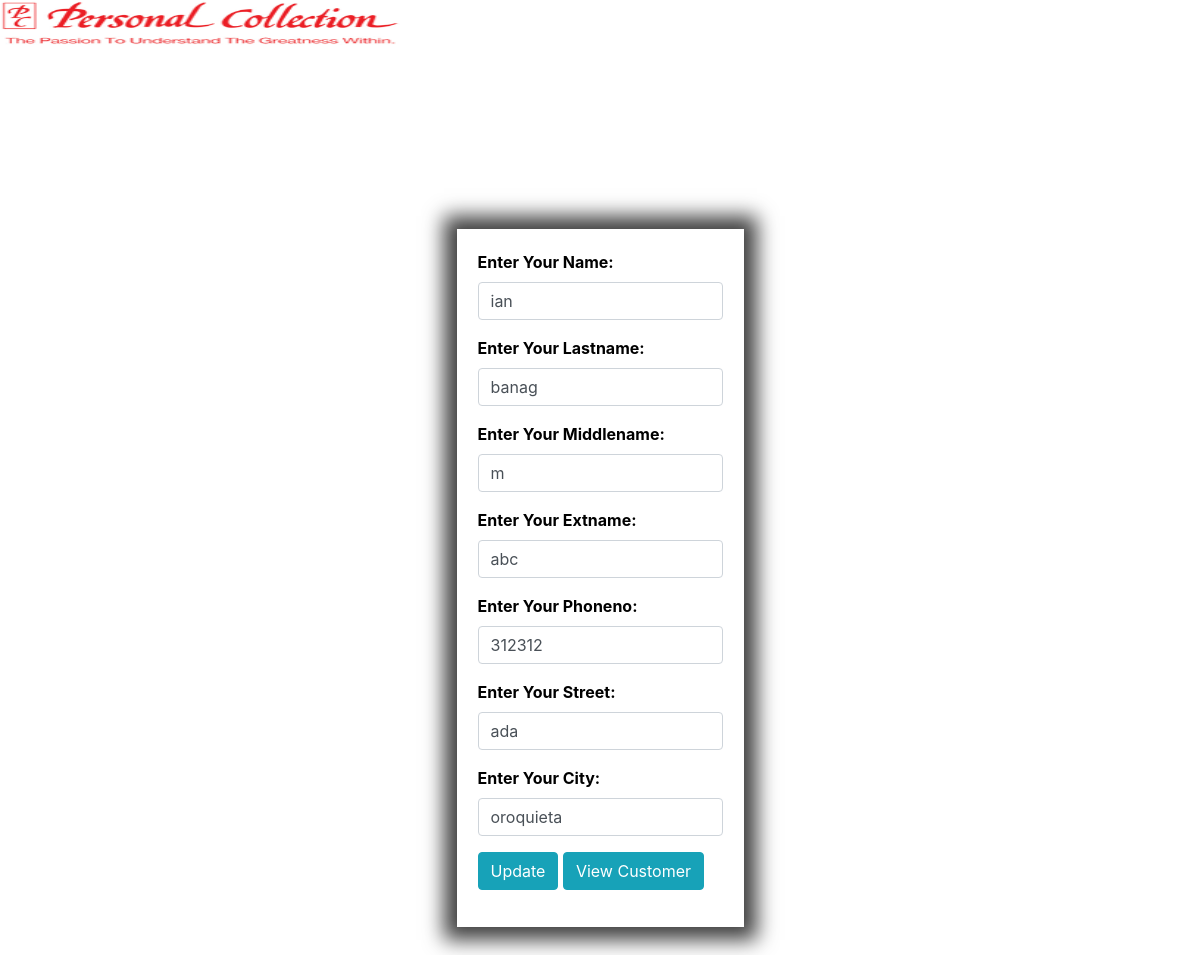
/index3.php?edit=10 (signed in), run on the app's committed database.
### tables this page shows
CREATE TABLE `customer` (
  `customer_id` int(100) NOT NULL,
  `userid` int(100) DEFAULT NULL,
  `firstname` varchar(100) DEFAULT NULL,
  `lastname` varchar(100) DEFAULT NULL,
  `middlename` varchar(100) DEFAULT NULL,
  `extname` varchar(100) DEFAULT NULL,
  `phoneno` varchar(100) DEFAULT NULL,
  `street` varchar(100) DEFAULT NULL,
  `city` varchar(100) DEFAULT NULL
);

### process.php (called while the page is built, shortened)
<?php
$mysqli = new mysqli('localhost','root','','registration') or die(mysqli_error($mysqli));
if(isset($_GET['edit'])){
	$id = $_GET['edit'];
	$update =true;
	$result = $mysqli->query("SELECT * FROM customer WHERE customer_id=$id") or die($mysqli->error);
	if(@count($result)==1){
		$row=$result->fetch_array();
		$firstname = $row['firstname'];
		$lastname = $row['lastname'];
		$middlename = $row['middlename'];
		$extname = $row['extname'];
		$phoneno = $row['phoneno'];
		$street = $row['street'];
		$city = $row['city'];
	}
}
?>

### index3.php (the view, shortened to what this page needs)
<?php include('process.php');?>
<!DOCTYPE html>
<html>
<head>
	<link rel="stylesheet" type="text/css"	href="style.css">
	<link rel="stylesheet" href="bootstrap/css/bootstrap.min.css">
</head>
<body>
<img src="pcs.jpg" alt="Trulli" width="400" height="45">
<div id="main">
<br>
	<section class="main">
    <div class="row justify-content-center">
	<div class="col-sm-4">
	<div class="row justify-content-center">
	<form action="process.php" method="POST">
		<div class="form-group"><b>
		<font color="black"><label for="exampleInputEmail1">Enter Your Name:</label>
			<input type="text" name="firstname" class="form-control" value="<?php echo $firstname;?>"placeholder="Firstname" required>
		</div>
		<div class="form-group">
		<font color="black"><label for="exampleInputEmail1">Enter Your Lastname:</label>
			<input type="text" name="lastname" class="form-control" value="<?php echo $lastname;?>"placeholder="Lastname" required>
		</div>
		<div class="form-group">
		<font color="black"><label for="exampleInputEmail1">Enter Your Middlename:</label>
			<input type="text" name="middlename" class="form-control" value="<?php echo $middlename;?>"placeholder="middlename" required>
		</div>
		<div class="form-group">
		<font color="black"><label for="exampleInputEmail1">Enter Your Extname:</label>
			<input type="text" name="extname" class="form-control" value="<?php echo $extname;?>"placeholder="extname" required>
		</div>
		<div class="form-group">
		<font color="black"><label for="exampleInputEmail1">Enter Your Phoneno:</label>
			<input type="text" name="phoneno" class="form-control" value="<?php echo $phoneno;?>"placeholder="phoneno" required>
		</div>
		<div class="form-group">
		<font color="black"><label for="exampleInputEmail1">Enter Your Street:</label>
			<input type="text" name="street" class="form-control" value="<?php echo $street;?>"placeholder="street" required>
		</div>
		<div class="form-group">
		<font color="black"><label for="exampleInputEmail1">Enter Your City:</label>
			<input type="text" name="city" class="form-control" value="<?php echo $city;?>"placeholder="city" required>
		</div></b>
		<div class="form-group">
		<?php
			if($update==true):
		?>
		<button type="submit" class="btn btn-info" name="update">Update</button>
		<a href="index2.php"class="btn btn-info">View Customer</a>
		<?php else: ?>
			<button type="submit" class="btn btn-primary" name="save">Save</button>
			<a href="index2.php"class="btn btn-primary">View Customer</a>
		<?php endif;?>
		</div>
	</form>
	</div>
<br>
</body>
</html>

### style.css (style rules this page uses)
* { margin: 0px; padding: 0px; }
body { font-size: 120%; height: 1000px; background-image: url(.png); background-position: center; background-repeat:no-repeat; background-size:100% 900px; }
form, .label { color:black; }
form, .content { width: 70%; margin: 50px auto; border:1px solid #fff; padding:50px 60px; margin-top:20vh; -webkit-box-shadow: 0px 0px 19px 13px rgba(0,0,0,0.75); -moz-box-shadow: 0px 0px 19px 13px rgba(0,0,0,0.75); box-shadow: 0px 0px 19px 13px rgba(0,0,0,0.75); position: relative; padding: 20px; }
.btn { padding: 10px; font-size: 15px; color: white; background: #5F9EA0; border: 10px solid; border-radius: 8px; }

### data on the page
customer: firstname "ian", lastname "banag", middlename "m", extname "abc", phoneno "312312", street "ada", city "oroquieta"
